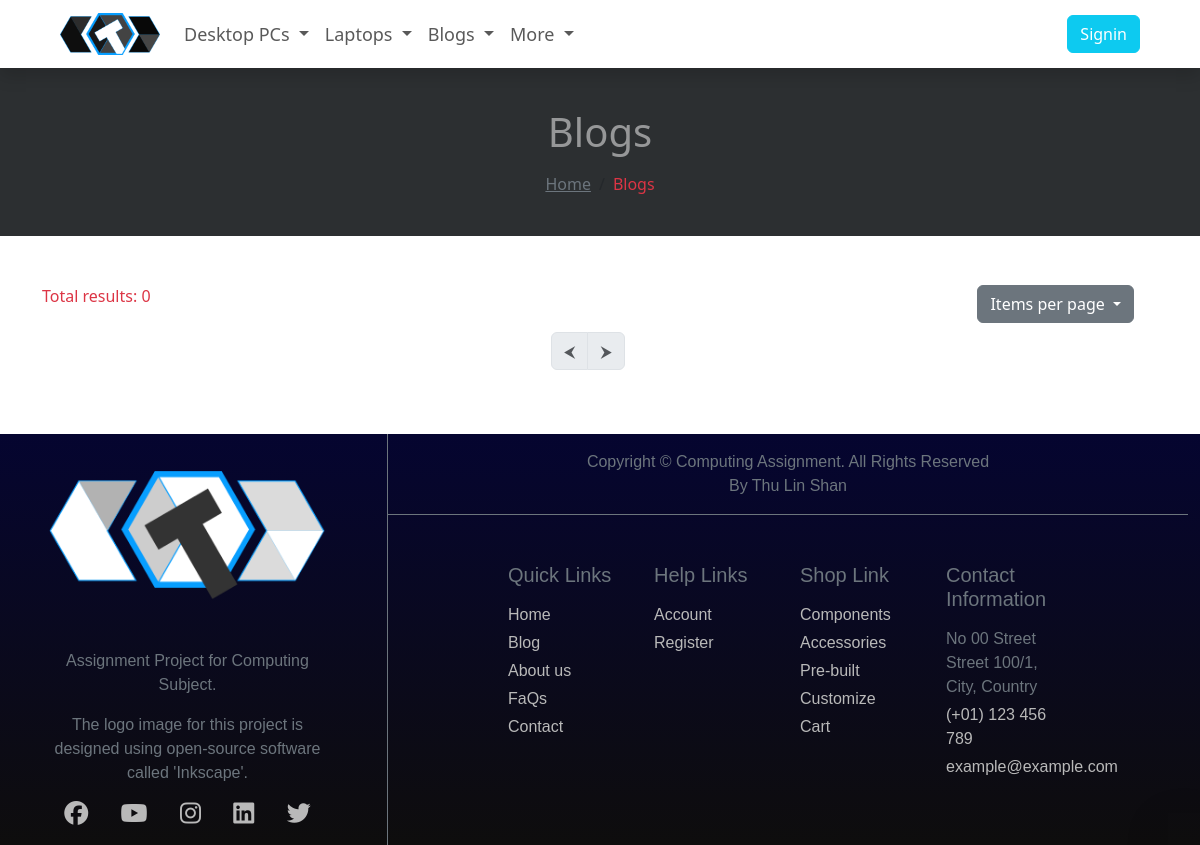
The app's page /blogs.php, older data.
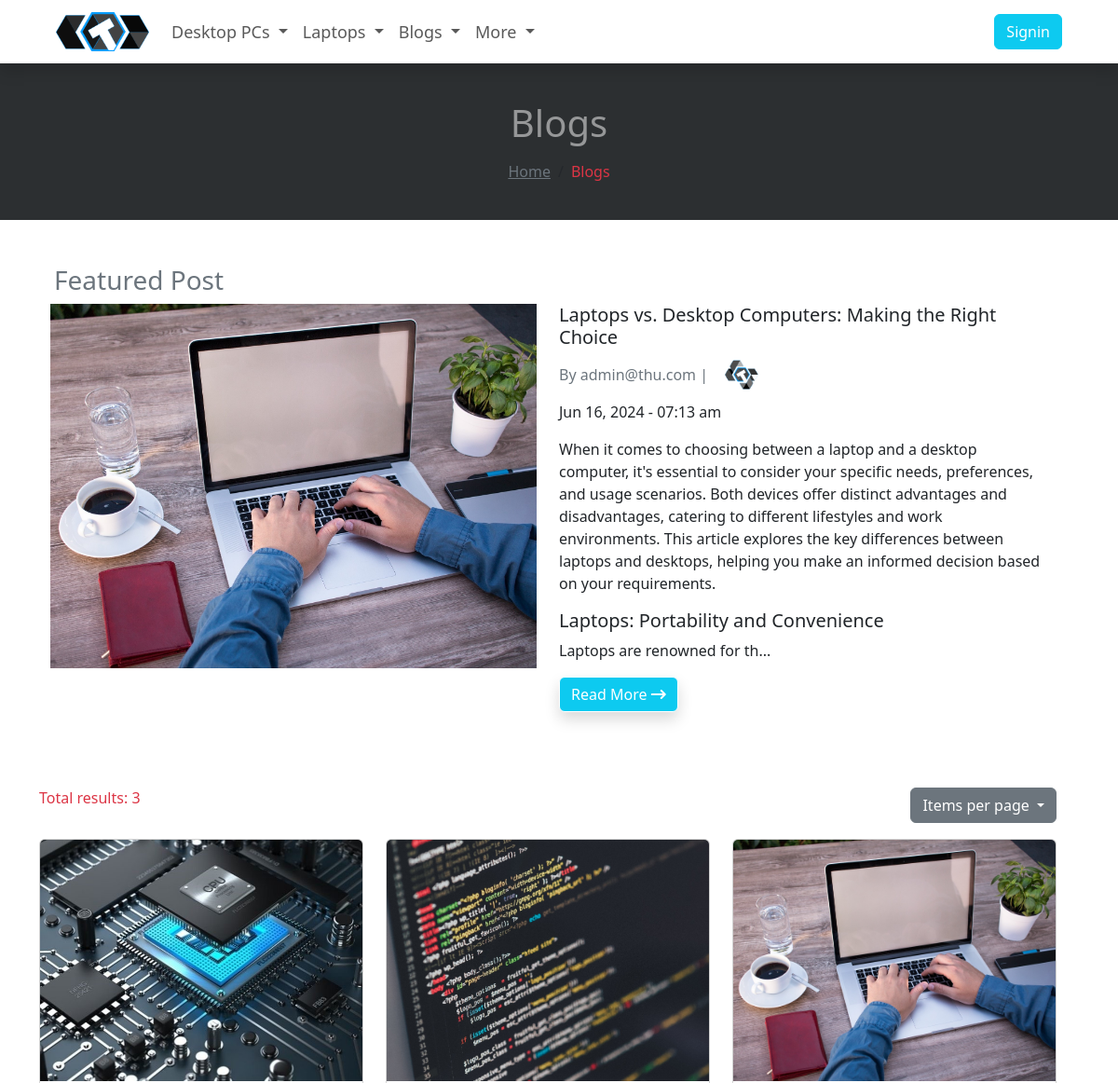
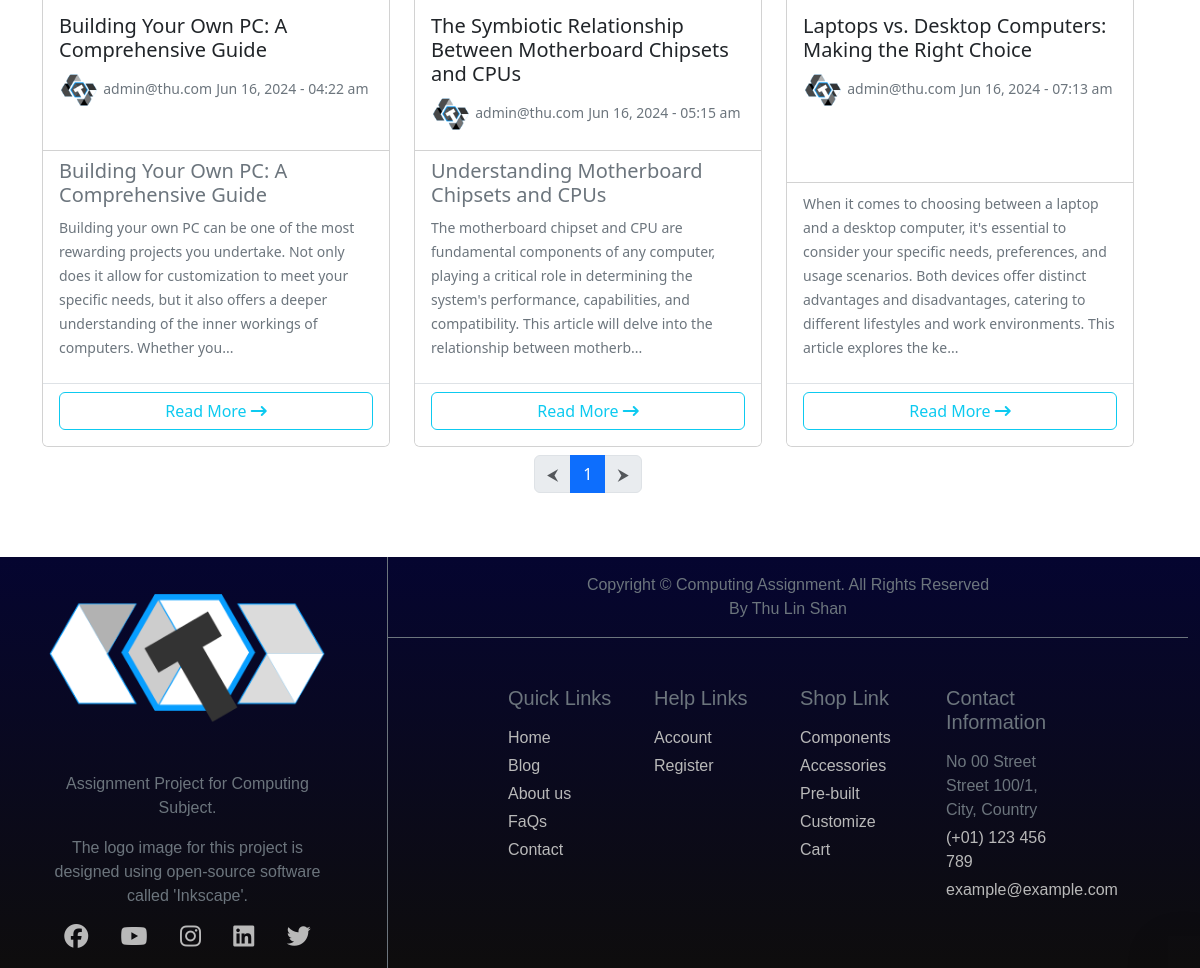
The same page, newer data (2 pictures, top to bottom).
### tables this page shows
CREATE TABLE `blog` (
  `id` int(15) NOT NULL,
  `header` varchar(255) NOT NULL,
  `description` text NOT NULL,
  `date` timestamp NOT NULL DEFAULT current_timestamp(),
  `author` int(11) NOT NULL,
  `img` varchar(255) NOT NULL,
  `is_featured` tinyint(4) NOT NULL
);

CREATE TABLE `users` (
  `id` int(11) NOT NULL,
  `username` varchar(255) NOT NULL,
  `password` varchar(255) NOT NULL,
  `email` varchar(255) NOT NULL,
  `phone1` varchar(20) NOT NULL,
  `phone2` varchar(20) DEFAULT NULL,
  `address` varchar(255) NOT NULL,
  `avatar` varchar(255) NOT NULL,
  `subscribed` tinyint(4) NOT NULL,
  `is_admin` tinyint(4) NOT NULL DEFAULT 0
);

### blogs.php (the view, shortened to what the changed rows need)
<?php
include './partials/header.php';
$page = $_GET['page'];
$size = $_GET['size'];
$count = 0;
$query = "SELECT COUNT(*) AS count FROM laptop";
$result = mysqli_query($connection, $query);
if ($result) {
    $row = mysqli_fetch_assoc($result);
    $count = $row['count'];
    $total_pages = ceil($count / $size);
}
$query = "SELECT * FROM blog ORDER BY date";
$blogs =  mysqli_query($connection, $query);
$query = "SELECT * FROM blog WHERE is_featured = 1 LIMIT 1";
$result =  mysqli_query($connection, $query);
$featured = mysqli_fetch_assoc($result);
if (isset($featured)) {
    $featured_description = htmlspecialchars_decode($featured['description'], ENT_QUOTES);
}
$query = "SELECT COUNT(*) AS count FROM blog";
$result = mysqli_query($connection, $query);
if ($result) {
    $row = mysqli_fetch_assoc($result);
    $count = $row['count'];
    $total_pages = ceil($count / $size);
}
?>
<main class="bg-white">
    <div class="row h-25 text-center d-flex flex-column justify-content-center py-4 mx-0" style="background-color: #2c2f31;">
        <h1 class="text-white-50 text-lg my-3">Blogs</h1>
    </div>
    <div class="container my-5">
        <div class="row w-100">
            <?php if (isset($featured)) : ?>
                <?php
                $featured_author_id = $featured['author'];
                $query = "SELECT * FROM users WHERE id=$featured_author_id";
                $result = mysqli_query($connection, $query);
                $featured_author = mysqli_fetch_assoc($result);
                ?>
                <h3 class="text-secondary mx-3">Featured Post</h3>
                <div class="row mb-4 pb-5 mx-auto">
                    <div class="col-md-6 col-sm-12">
                        <a href="./blog.php"><img src="<?= ROOT_URL . '/assets/images/blogs/' . $featured['img'] ?>" alt="" class="img-fluid"></a>
                    </div>
                    <div class="col-md-6 col-sm-12">
                        <div>
                            <h5 class="card-title"> <?= $featured['header'] ?></h5>
                            <div>
                                <div class="d-flex align-items-center my-2">
                                    <p class="text-secondary mb-0 me-3">By <?= $featured_author['username'] ?> | </p>
                                    <img src="<?= ROOT_URL . '/assets/images/avatars/' . $featured_author['avatar'] ?>" style="border-radius: 50%; padding:2px; overflow:hidden;object-fit: cover;" alt="" width="40px" height="40px">
                                </div>
                                <?= date("M d, Y - h:i a", strtotime($featured['date'])) ?>
                            </div>
                        </div>
                        <p><?= substr($featured_description, 0, 500) ?>...</p>
                        <a href="./details/blog_details.php?id=<?= $featured['id'] ?>" class="btn btn-info shadow border border-white text-white mb-2">Read More
                            <i class="fa fa-long-arrow-right"></i></a>
                    </div>
                </div>
            <?php endif ?>
            <div class="d-flex justify-content-between align-items-center mb-2">
                <p class="text-danger">Total results: <span><?= $count ?></span></p>
                <div>
                </div>
            </div>
            <?php while ($blog = mysqli_fetch_assoc($blogs)) : ?>
                <?php
                $author_id = $blog['author'];
                $query = "SELECT * FROM users WHERE id=$author_id";
                $result =  mysqli_query($connection, $query);
                $author = mysqli_fetch_assoc($result);
                $description = htmlspecialchars_decode($blog['description'], ENT_QUOTES);
                ?>
                <div class="col-lg-4 col-md-6 col-sm-12 col-12 my-2">
                    <div class="card w-100 h-100">
                        <a href="./blog.php">
                            <img src="./assets/images/blogs/<?= $blog['img'] ?>" class="card-img-top w-100 img-fluid" alt="..."></a>
                        <div class="card-body">
                            <h5 class="card-title"><?= $blog['header'] ?></h5>
                            <div>
                                <img src="<?= ROOT_URL . '/assets/images/avatars/' . $author['avatar'] ?>" style="border-radius: 50%; padding:2px; overflow:hidden;object-fit: cover;" alt="" width="40px" height="40px">
                                <small class="text-secondary"><?= $author['username'] ?></small>
                                <small class="text-secondary"> <?= date("M d, Y - h:i a", strtotime($blog['date'])) ?></small>
                            </div>
                        </div>
                        <ul class="list-group list-group-flush">
                            <li class="list-group-item">
                                <small class="text-secondary"><?= substr($description, 0, 300) ?>...</small>
                            </li>
                            <li class="list-group-item d-flex flex-column justify-content-center">
                                <a href="./details/blog_details.php?id=<?= $blog['id'] ?>" class="btn btn-outline-info mb-2">Read More <i class="fa fa-long-arrow-right"></i></a>
                            </li>
                        </ul>
                    </div>
                </div>
            <?php endwhile; ?>
            <div class="d-flex justify-content-center align-items-center">
                <nav aria-label="Page navigation example">
                    <ul class="pagination">
                        <?php for ($i = max(1, $page - 2); $i <= min($total_pages, $page + 2); $i++) : ?>
                            <li class="page-item <?php if ($i == $page) echo 'active'; ?>">
                                <a class="page-link" href="?page=<?= $i; ?>&size=<?= $size; ?>"><?= $i; ?></a>
                            </li>
                        <?php endfor; ?>
                    </ul>
                </nav>
            </div>
        </div>
    </div>
</main>
<?php
include './partials/footer.php';
?>

Row changes from the older to the newer data that the page shows:
added blog: img (picture), header "Laptops vs. Desktop Computers: Making the Right Choice", date "Jun 16, 2024 - 07:13 am", description "When it comes to choosing between a laptop and a desktop computer, it's essential to consider your specific needs, preferences, and usage scenarios. Both devices offer distinct advantages and disadvantages, catering to different lifestyles and work environments. This article explores the key differences between laptops and desktops, helping you make an informed decision based on your requirements. Laptops: Portability and Convenience Laptops are renowned for th", users.avatar (picture), users.username "admin@thu.com", description "When it comes to choosing between a laptop and a desktop computer, it's essential to consider your specific needs, preferences, and usage scenarios. Both devices offer distinct advantages and disadvantages, catering to different lifestyles and work environments. This article explores the ke"
now on this page (row edited): users: username "admin@thu.com", avatar (picture)
added blog: img (picture), header "Building Your Own PC: A Comprehensive Guide", users.avatar (picture), users.username "admin@thu.com", date "Jun 16, 2024 - 04:22 am", description "Building Your Own PC: A Comprehensive Guide Building your own PC can be one of the most rewarding projects you undertake. Not only does it allow for customization to meet your specific needs, but it also offers a deeper understanding of the inner workings of computers. Whether you"
added blog: img (picture), header "The Symbiotic Relationship Between Motherboard Chipsets and CPUs", users.avatar (picture), users.username "admin@thu.com", date "Jun 16, 2024 - 05:15 am", description "Understanding Motherboard Chipsets and CPUs The motherboard chipset and CPU are fundamental components of any computer, playing a critical role in determining the system's performance, capabilities, and compatibility. This article will delve into the relationship between motherb"
Text that changed along with them:
$count: "0" → "3"
text now shown: "Featured Post By | ... Read More"
new list line: "1"
